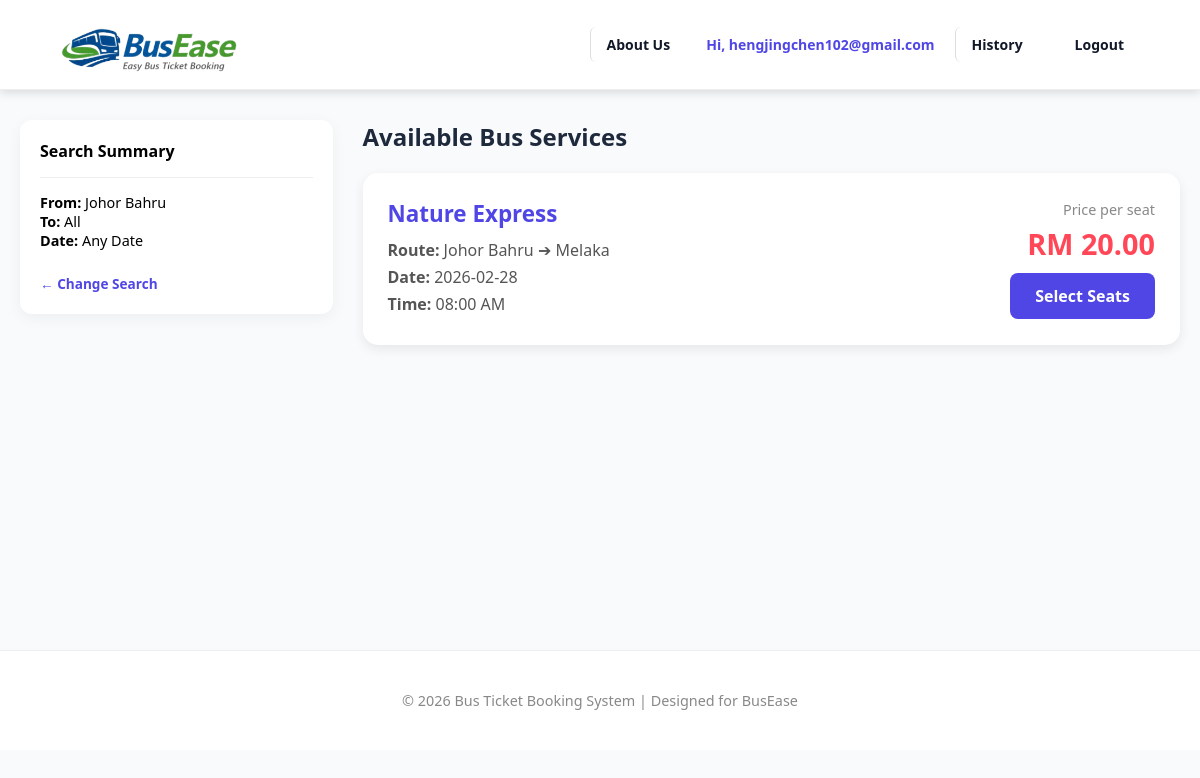
Screenshot of /service_catalogue.php?from_loc=Johor Bahru (signed in) with the database file from the repository.
### tables this page shows
CREATE TABLE `buses` (
  `id` int(11) NOT NULL,
  `bus_company` varchar(100) DEFAULT NULL,
  `departure` varchar(100) DEFAULT NULL,
  `destination` varchar(100) DEFAULT NULL,
  `depart_time` varchar(50) DEFAULT NULL,
  `price` decimal(6,2) DEFAULT NULL,
  `travel_date` date DEFAULT NULL
);

### service_catalogue.php (the view, shortened to what this page needs)
<?php
require_once "includes/config.php";
$where = [];
if (isset($_GET['from_loc']) && $_GET['from_loc'] != "") {
    $from = mysqli_real_escape_string($conn, $_GET['from_loc']);
    $where[] = "departure LIKE '%$from%'";
}
$sql = "SELECT * FROM buses";
if (!empty($where)) {
    $sql .= " WHERE " . implode(" AND ", $where);
}
$result = mysqli_query($conn, $sql);
?>
<!DOCTYPE html>
<html lang="en">
<head>
    <?php include "includes/header.php"; ?>
</head>
<body style="background: #f8fafc;">
<?php include "includes/navbar.php"; ?>
<div class="container">
    <div class="content-layout">
        <aside class="filter-panel">
            <h4 style="margin-top:0;">Search Summary</h4>
            <hr style="border:0; border-top:1px solid #eee; margin:15px 0;">
            <p style="font-size:0.9rem;"><b>From:</b> <?= htmlspecialchars($_GET['from_loc'] ?? 'All') ?></p>
            <p style="font-size:0.9rem;"><b>To:</b> <?= htmlspecialchars($_GET['to_loc'] ?? 'All') ?></p>
            <p style="font-size:0.9rem;"><b>Date:</b> <?= htmlspecialchars($_GET['date'] ?? 'Any Date') ?></p>
            <br>
            <a href="homepage.php" style="color:#4f46e5; text-decoration:none; font-size:0.85rem; font-weight:bold;">← Change Search</a>
        </aside>
        <main class="main-content">
            <h2 style="margin-bottom: 20px; color: #1e293b;">Available Bus Services</h2>
            <section class="bus-list">
                <?php if (mysqli_num_rows($result) > 0): ?>
                    <?php while($row = mysqli_fetch_assoc($result)): ?>
                        <div class="bus-card">
                            <div class="bus-info">
                                <h3><?= htmlspecialchars($row['bus_company']) ?></h3>
                                <p><strong>Route:</strong> <?= htmlspecialchars($row['departure']) ?> ➔ <?= htmlspecialchars($row['destination']) ?></p>
                                <p><strong>Date:</strong> <?= $row['travel_date'] ?></p>
                                <p><strong>Time:</strong> <?= $row['depart_time'] ?></p>
                            </div>
                            <div class="price-section">
                                <p style="color:#888; margin:0; font-size:0.9rem;">Price per seat</p>
                                <h2>RM <?= number_format($row['price'], 2) ?></h2>
                                <a href="select_seat.php?id=<?= $row['id'] ?>" class="view-btn">Select Seats</a>
                            </div>
                        </div>
                    <?php endwhile; ?>
                <?php endif; ?>
            </section>
        </main>
    </div>
</div>
<?php include "includes/footer.php"; ?>
</body>
</html>

### css/style2.css (style rules this page uses)
:root { --primary-color: #1a56db; --primary-hover: #1e429f; --text-main: #111827; --text-muted: #6b7280; --bg-light: #f5f7fb; --line-color: #e5e7eb; --white: #ffffff; }
* { margin: 0; padding: 0; box-sizing: border-box; font-family: 'Segoe UI', Arial, sans-serif; }
.container { max-width: 1200px; margin: 0 auto; padding: 0 20px; width: 100%; }

### includes/header.php (style rules this page uses)
body { font-family: 'Segoe UI', Arial, sans-serif; background-color: #f8fafc; margin: 0; }

### service_catalogue.php (style rules this page uses)
.content-layout { display: flex; gap: 30px; margin-top: 30px; min-height: 60vh; }
.filter-panel { flex: 1; background: #fff; padding: 20px; border-radius: 12px; height: fit-content; box-shadow: 0 4px 15px rgba(0,0,0,0.05); }
.main-content { flex: 3; }
.bus-card { background: #fff; border-radius: 15px; padding: 25px; margin-bottom: 20px; display: flex; justify-content: space-between; align-items: center; box-shadow: 0 4px 12px rgba(0,0,0,0.08); transition: 0.3s; }
.bus-info h3 { color: #4f46e5; margin: 0 0 10px 0; font-size: 1.4rem; }
.bus-info p { margin: 5px 0; color: #555; }
.price-section { text-align: right; }
.price-section h2 { color: #ff4757; font-size: 1.8rem; margin: 5px 0 10px 0; }
.view-btn { background: #4f46e5; color: #fff; padding: 12px 25px; border-radius: 8px; text-decoration: none; font-weight: bold; display: inline-block; }

### rows the page displays
buses: bus_company "Nature Express", departure "Johor Bahru", destination "Melaka", travel_date "2026-02-28", depart_time "08:00 AM", price "20.00"

### other values shown
$_SESSION['user'] "hengjingchen102@gmail.com"
$_GET['from_loc'] "Johor Bahru"
$_GET['to_loc'] "All"
$_GET['date'] "Any Date"
